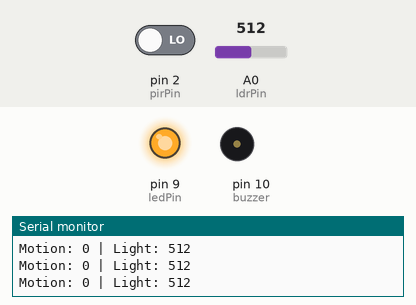
This sketch was run on a simulated Arduino Uno, built with avr-gcc and run on an emulated ATmega328P. Shown: output pins drawn as LEDs (lit = HIGH), buzzer (waves = sounding, pin HIGH), the last lines printed to the serial monitor. The inputs (shaded band) are chosen by the test bench; at power-on: pin 2 (pirPin) LOW, A0 (ldrPin) = 512.

Above: at 1.2 s.
1.3 s: pin 2 (pirPin) driven HIGH
At 1.58 s:
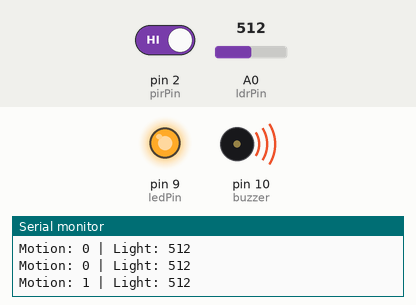
4.3 s: A0 (ldrPin) set to 908
7.3 s: A0 (ldrPin) set to 940
At 7.58 s:
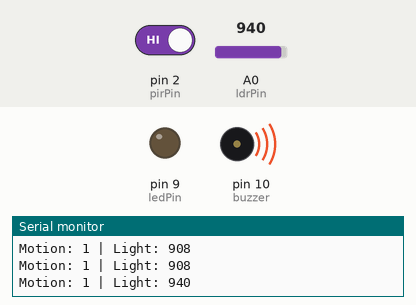
10.3 s: A0 (ldrPin) set to 915
At 10.58 s:
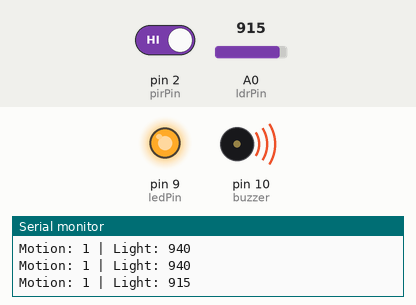
13.3 s: A0 (ldrPin) set to 935
At 13.59 s:
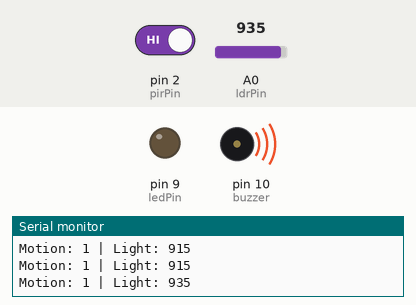
16.3 s: pin 2 (pirPin) driven LOW
At 16.3 s:
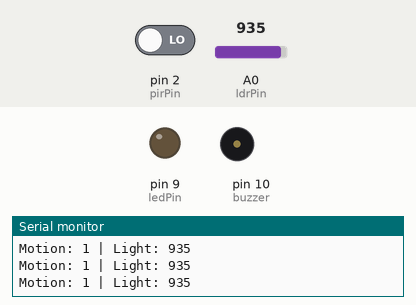
Timing chart, 0 to 19.3 s (numbered marks = the images above; inputs shaded):
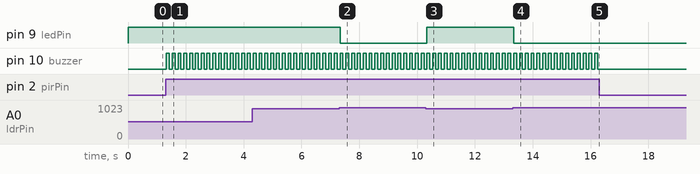

The sketch:

Smart_light_and_security.ino
```cpp
const int pirPin = 2;
const int ledPin = 9;
const int buzzer = 10;
const int ldrPin = A0;

void setup() {
  pinMode(pirPin, INPUT);
  pinMode(ledPin, OUTPUT);
  pinMode(buzzer, OUTPUT);
  Serial.begin(9600);
}

void loop() {

  int motion = digitalRead(pirPin);
  int light = analogRead(ldrPin);

  bool isDark = (light < 925);

  Serial.print("Motion: ");
  Serial.print(motion);
  Serial.print(" | Light: ");
  Serial.println(light);

  // SMART LIGHT
  if (isDark) {
    digitalWrite(ledPin, HIGH);
  } else {
    digitalWrite(ledPin, LOW);
  }

  //  SECURITY ALARM
  if (motion == HIGH) {
    for (int i = 0; i < 3; i++) {
      digitalWrite(buzzer, HIGH);
      delay(100);
      digitalWrite(buzzer, LOW);
      delay(100);
    }
  } else {
    digitalWrite(buzzer, LOW);
  }
}
```

Measured:
- the behaviour switches between 924 and 925 on A0 (ldrPin) (found by bisection; images 1 and 2)
- after the input at 1.3 s, pin 10 (buzzer): alternates HIGH for 0.10 s and LOW for 0.10 s, starting at once
- after the input at 7.3 s, pin 9 (ledPin): HIGH → LOW at once
- after the input at 10.3 s, pin 9 (ledPin): LOW → HIGH at once
- after the input at 13.3 s, pin 9 (ledPin): HIGH → LOW at once
- after the input at 16.3 s, pin 10 (buzzer): stops changing and stays LOW
